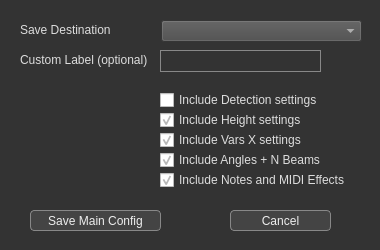
<?xml version="1.0" encoding="UTF-8"?>
<ui version="4.0">
 <class>SaveMainDialog</class>
 <widget class="QDialog" name="SaveMainDialog">
  <property name="geometry">
   <rect>
    <x>0</x>
    <y>0</y>
    <width>380</width>
    <height>250</height>
   </rect>
  </property>
  <property name="minimumSize">
   <size>
    <width>380</width>
    <height>250</height>
   </size>
  </property>
  <property name="maximumSize">
   <size>
    <width>380</width>
    <height>250</height>
   </size>
  </property>
  <property name="windowTitle">
   <string comment="Save Main Configuration as...">Save Main Configuration as...</string>
  </property>
  <property name="styleSheet">
   <string notr="true">QDialog {background-color:#333;}
QWidget {color:#ddd;}
QComboBox {background-color:#4A4A4A;}
QComboBox QAbstractItemView {background-color:#444;}
QComboBox:hover{background-color:#405080;}
QComboBox:!enabled{background-color:#202020;color:#808080;}
QPushButton{background-color:#444;color:#EEE;border:1px solid #888; border-radius:4px;}
QPushButton:!enabled{background-color:#202020;color:#808080}
QPushButton:hover{background-color:#405080;}
QPushButton:pressed {background:#505020;border:1px inset #222;}
QSpinBox:!enabled {color:#777;}
QDoubleSpinBox:!enabled {color:#777;}
QLabel {background-color: rgba(0, 0, 0, 0);}
QLineEdit {background-color:#333;color:#EEE;border:1px solid #888;}
QLineEdit:hover{background-color:#446;}
QMessageBox QPushButton {width:80px;height:20px;}</string>
  </property>
  <widget class="QLineEdit" name="nameLineEdit">
   <property name="geometry">
    <rect>
     <x>160</x>
     <y>50</y>
     <width>161</width>
     <height>22</height>
    </rect>
   </property>
   <property name="styleSheet">
    <string notr="true"/>
   </property>
   <property name="maxLength">
    <number>40</number>
   </property>
   <property name="alignment">
    <set>Qt::AlignLeading|Qt::AlignLeft|Qt::AlignVCenter</set>
   </property>
  </widget>
  <widget class="QLabel" name="nameLabel">
   <property name="geometry">
    <rect>
     <x>20</x>
     <y>50</y>
     <width>131</width>
     <height>20</height>
    </rect>
   </property>
   <property name="text">
    <string>Custom Label (optional)</string>
   </property>
   <property name="alignment">
    <set>Qt::AlignLeading|Qt::AlignLeft|Qt::AlignVCenter</set>
   </property>
  </widget>
  <widget class="QPushButton" name="savePushButton">
   <property name="geometry">
    <rect>
     <x>30</x>
     <y>210</y>
     <width>131</width>
     <height>21</height>
    </rect>
   </property>
   <property name="sizePolicy">
    <sizepolicy hsizetype="Minimum" vsizetype="Fixed">
     <horstretch>1</horstretch>
     <verstretch>0</verstretch>
    </sizepolicy>
   </property>
   <property name="text">
    <string>Save Main Config</string>
   </property>
  </widget>
  <widget class="QPushButton" name="cancelPushButton">
   <property name="geometry">
    <rect>
     <x>230</x>
     <y>210</y>
     <width>101</width>
     <height>21</height>
    </rect>
   </property>
   <property name="sizePolicy">
    <sizepolicy hsizetype="Minimum" vsizetype="Fixed">
     <horstretch>1</horstretch>
     <verstretch>0</verstretch>
    </sizepolicy>
   </property>
   <property name="text">
    <string>Cancel</string>
   </property>
  </widget>
  <widget class="QComboBox" name="saveListComboBox">
   <property name="geometry">
    <rect>
     <x>161</x>
     <y>20</y>
     <width>201</width>
     <height>22</height>
    </rect>
   </property>
   <property name="styleSheet">
    <string notr="true"/>
   </property>
   <property name="maxVisibleItems">
    <number>15</number>
   </property>
  </widget>
  <widget class="QLabel" name="saveListLabel">
   <property name="geometry">
    <rect>
     <x>20</x>
     <y>20</y>
     <width>121</width>
     <height>20</height>
    </rect>
   </property>
   <property name="text">
    <string>Save Destination</string>
   </property>
   <property name="alignment">
    <set>Qt::AlignLeading|Qt::AlignLeft|Qt::AlignVCenter</set>
   </property>
  </widget>
  <widget class="QCheckBox" name="includeDetCheckBox">
   <property name="geometry">
    <rect>
     <x>160</x>
     <y>90</y>
     <width>201</width>
     <height>20</height>
    </rect>
   </property>
   <property name="layoutDirection">
    <enum>Qt::LeftToRight</enum>
   </property>
   <property name="text">
    <string>Include Detection settings</string>
   </property>
  </widget>
  <widget class="QCheckBox" name="includeAnglesCheckBox">
   <property name="geometry">
    <rect>
     <x>160</x>
     <y>150</y>
     <width>201</width>
     <height>20</height>
    </rect>
   </property>
   <property name="text">
    <string>Include Angles + N Beams</string>
   </property>
   <property name="checked">
    <bool>true</bool>
   </property>
  </widget>
  <widget class="QCheckBox" name="includeNotesCheckBox">
   <property name="geometry">
    <rect>
     <x>160</x>
     <y>170</y>
     <width>201</width>
     <height>20</height>
    </rect>
   </property>
   <property name="text">
    <string>Include Notes and MIDI Effects</string>
   </property>
   <property name="checked">
    <bool>true</bool>
   </property>
  </widget>
  <widget class="QCheckBox" name="includeHeightCheckBox">
   <property name="geometry">
    <rect>
     <x>160</x>
     <y>110</y>
     <width>201</width>
     <height>20</height>
    </rect>
   </property>
   <property name="layoutDirection">
    <enum>Qt::LeftToRight</enum>
   </property>
   <property name="text">
    <string>Include Height settings</string>
   </property>
   <property name="checked">
    <bool>true</bool>
   </property>
  </widget>
  <widget class="QCheckBox" name="includeVarsXCheckBox">
   <property name="geometry">
    <rect>
     <x>160</x>
     <y>130</y>
     <width>201</width>
     <height>20</height>
    </rect>
   </property>
   <property name="layoutDirection">
    <enum>Qt::LeftToRight</enum>
   </property>
   <property name="text">
    <string>Include Vars X settings</string>
   </property>
   <property name="checked">
    <bool>true</bool>
   </property>
  </widget>
 </widget>
 <resources/>
 <connections/>
</ui>
